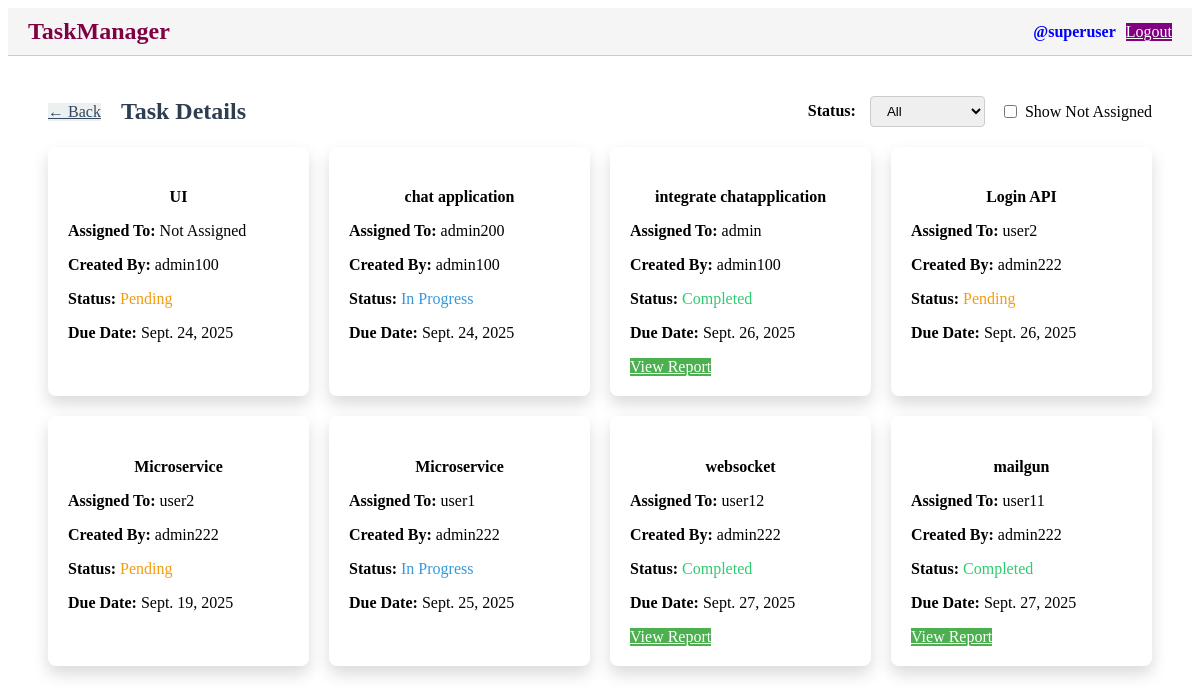
Page /adminpanel/tasks/ (signed in) on the committed database.
### taskmanager/models.py (models this page shows, shortened)
class CustomUser(AbstractBaseUser,PermissionsMixin):
    id = models.UUIDField(primary_key=True, default=uuid.uuid4, editable=False)
    username = models.CharField(max_length=30, unique=True, null=False, blank=False)
    password = models.CharField(max_length=30, null=False)
    role = models.CharField(max_length=30, choices=Role.choices, default=Role.USER)
    is_active = models.BooleanField(default=True)
    is_staff = models.BooleanField(default=False)
    is_superuser=models.BooleanField(default=False)
    USERNAME_FIELD = 'username'
    REQUIRED_FIELDS = []
    objects = CustomUserManager()

class Task(models.Model):
    id = models.UUIDField(primary_key=True, default=uuid.uuid4, editable=False)
    title = models.CharField(max_length=255)
    description = models.TextField()
    assigned_to = models.ForeignKey(CustomUser, on_delete=models.CASCADE, related_name='assigned_tasks',null=True,blank=True)
    created_by = models.ForeignKey(CustomUser, on_delete=models.SET_NULL, null=True, blank=True, related_name='created_tasks')
    due_date = models.DateField()
    status = models.CharField(max_length=20, choices=StatusChoices.choices, default=StatusChoices.PENDING)
    completion_report = models.TextField(blank=True, null=True)
    worked_hours = models.PositiveIntegerField(blank=True, null=True)

### taskmanager/views/task_views.py (the view)
# urls.py: path('adminpanel/tasks/', task_list, name='task_list'),
@login_required
def task_list(request):
    if request.user.role not in [Role.ADMIN, Role.SUPERUSER]:
        return render(request, "login.html", {"error": "Unauthorized access"})
    if request.user.role == Role.SUPERUSER:
        tasks = Task.objects.all().select_related('assigned_to')
    elif request.user.role == Role.ADMIN:
        tasks = Task.objects.filter(created_by=request.user).select_related('assigned_to')
    return render(request, "task_details.html", {"tasks": tasks})

### taskmanager/templates/task_details.html (shortened to what this page needs)
{% extends "base.html" %}
{% load static %}
{% block content %}
<div class="task-page">
  <div class="task-header">
    <div class="task-header-left">
      <a href="{% url 'admin_panel' %}" class="mui-btn mui-btn--raised back-btn">← Back</a>
      <h2 class="task-title">Task Details</h2>
    </div>
    <div class="task-header-right">
      <div class="filter-group">
        <label for="statusFilter"><strong>Status:</strong></label>
        <select id="statusFilter" class="mui-select">
          <option value="All">All</option>
        </select>
      </div>
      <label class="checkbox-label">
        <input type="checkbox" id="notAssignedOnly"> Show Not Assigned
      </label>
    </div>
  </div>
  <div class="task-grid">
    {% for task in tasks %}
    <div class="task-card"
         data-status="{{ task.status|lower }}"
         data-assigned="{% if task.assigned_to %}assigned{% else %}none{% endif %}">
      <h4 class="task-title-centered">{{ task.title }}</h4>
      <p><strong>Assigned To:</strong> {{ task.assigned_to.username|default:"Not Assigned" }}</p>
      <p><strong>Created By:</strong> {{ task.created_by.username|default:"Unknown" }}</p>
      <p><strong>Status:</strong>
        {% if task.status == "Pending" %}
          <span class="status-pending">Pending</span>
        {% elif task.status == "InProgress" %}
          <span class="status-inprogress">In Progress</span>
        {% elif task.status == "Completed" %}
          <span class="status-completed">Completed</span>
        {% endif %}
      </p>
      <p><strong>Due Date:</strong> {{ task.due_date }}</p>
      <div class="task-actions">
        {% if task.status == "Completed" %}
        <a href="#" class="mui-btn mui-btn--small mui-btn--raised view-report-btn">View Report</a>
        {% endif %}
      </div>
    </div>
    {% empty %}
    <p class="no-tasks-message">No tasks available.</p>
    {% endfor %}
  </div>
</div>
{% endblock %}

### taskmanager/templates/base.html (shortened to what this page needs)
{% load static %}
<!DOCTYPE html>
<html lang="en">
<head>
    <link href="{% static 'css/login.css' %}" rel="stylesheet">
    <link href="https://cdn.muicss.com/mui-0.10.3/css/mui.min.css" rel="stylesheet">
    <link href="{% static 'css/style.css' %}" rel="stylesheet">
</head>
<body>
    <div class="top-nav">
        <h2 class="logo">TaskManager</h2>
        {% if request.user.is_authenticated %}
        <div class="user-info">
            <span class="username">@{{ request.user.username }}</span>
            <a href="{% url 'logout' %}" class="mui-btn mui-btn--raised logout-btn">Logout</a>
        </div>
        {% endif %}
    </div>
    {% block content %}{% endblock %}
</body>
</html>

### taskmanager/static/css/style.css (style rules this page uses)
.top-nav { display: flex; justify-content: space-between; align-items: center; padding: 10px 20px; background: #f5f5f5; border-bottom: 1px solid #ccc; }
.logo { color: rgb(128, 0, 68); margin: 0; }
.user-info { display: flex; align-items: center; gap: 10px; }
.username { font-weight: bold; color: blue; }
.logout-btn { background-color: purple; color: white; }
.back-btn { background-color: #ecf0f1; color: #34495e; }
.task-page { margin: 40px; }
.task-header { display: flex; justify-content: space-between; align-items: center; flex-wrap: wrap; gap: 20px; margin-bottom: 20px; }
.task-header-left { display: flex; align-items: center; gap: 20px; flex-wrap: wrap; }
.task-title { color: #2c3e50; margin: 0; font-weight: 700; }
.task-header-right { display: flex; align-items: center; gap: 15px; flex-wrap: wrap; }
.filter-group select { margin-left: 10px; padding: 6px 12px; border-radius: 4px; border: 1px solid #ccc; }
.checkbox-label { display: flex; align-items: center; gap: 5px; }
.task-grid { display: grid; grid-template-columns: repeat(auto-fill, minmax(250px, 1fr)); gap: 20px; }
.task-card { background: #fff; border-radius: 8px; box-shadow: 0 8px 16px rgba(0,0,0,0.15); padding: 20px; }
.status-pending { color: #f39c12; }
.status-inprogress { color: #3498db; }
.status-completed { color: #2ecc71; }
.task-actions { display: flex; gap: 10px; margin-top: 15px; }

### taskmanager/templates/task_details.html (style rules this page uses)
.task-title-centered { font-weight: bold; text-align: center; margin-bottom: 10px; }
.view-report-btn { background-color: #4CAF50 !important; color: white !important; border: none; }

### rows in the picture
CustomUser: user.username "superuser"
Task: title "UI", assigned_to.username "Not Assigned", created_by.username "admin100", status "Pending", due_date "Sept. 24, 2025"
Task: title "chat application", assigned_to.username "admin200", created_by.username "admin100", status "In Progress", due_date "Sept. 24, 2025"
Task: title "integrate chatapplication", assigned_to.username "admin", created_by.username "admin100", status "Completed", due_date "Sept. 26, 2025"
Task: title "Login API", assigned_to.username "user2", created_by.username "admin222", status "Pending", due_date "Sept. 26, 2025"
Task: title "Microservice", assigned_to.username "user2", created_by.username "admin222", status "Pending", due_date "Sept. 19, 2025"
Task: title "Microservice", assigned_to.username "user1", created_by.username "admin222", status "In Progress", due_date "Sept. 25, 2025"
Task: title "websocket", assigned_to.username "user12", created_by.username "admin222", status "Completed", due_date "Sept. 27, 2025"
Task: title "mailgun", assigned_to.username "user11", created_by.username "admin222", status "Completed", due_date "Sept. 27, 2025"
